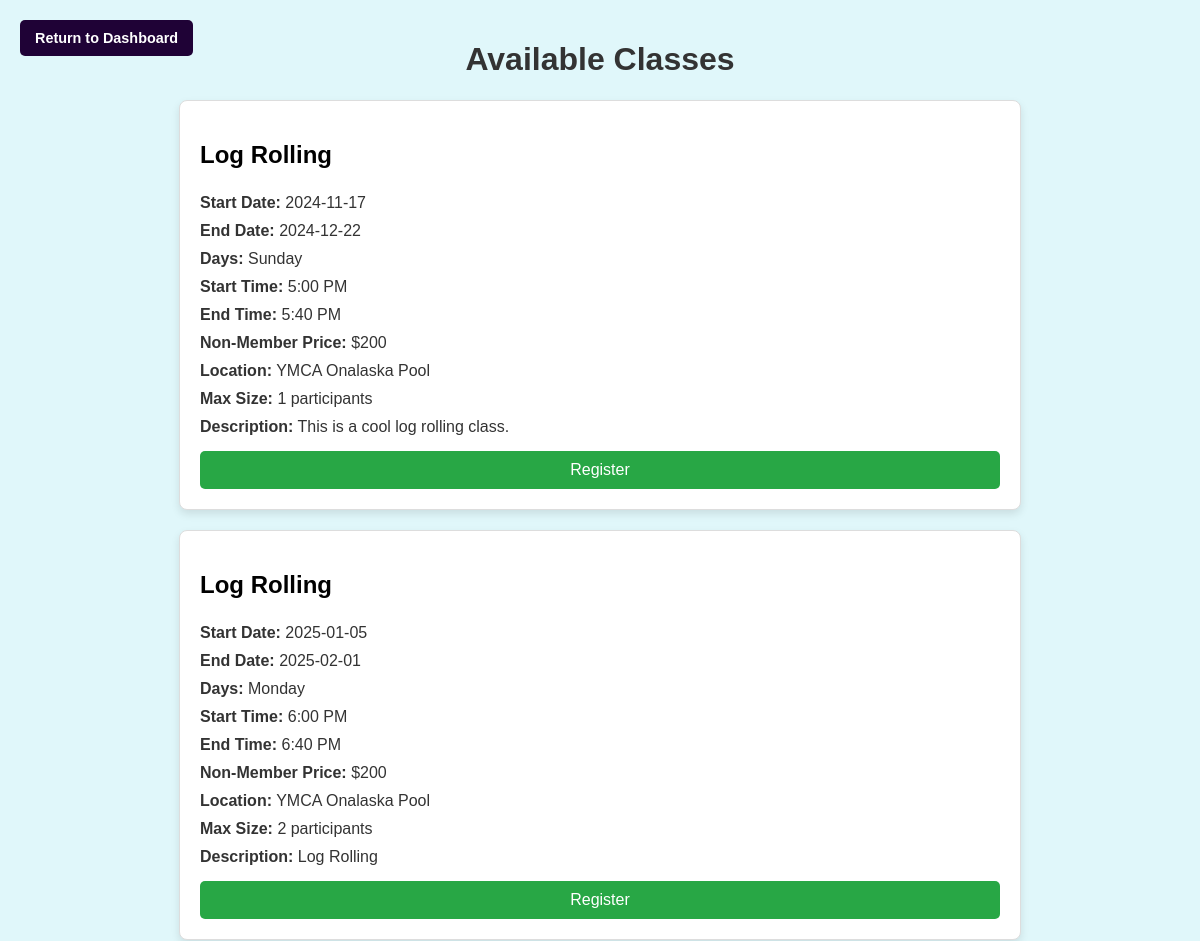
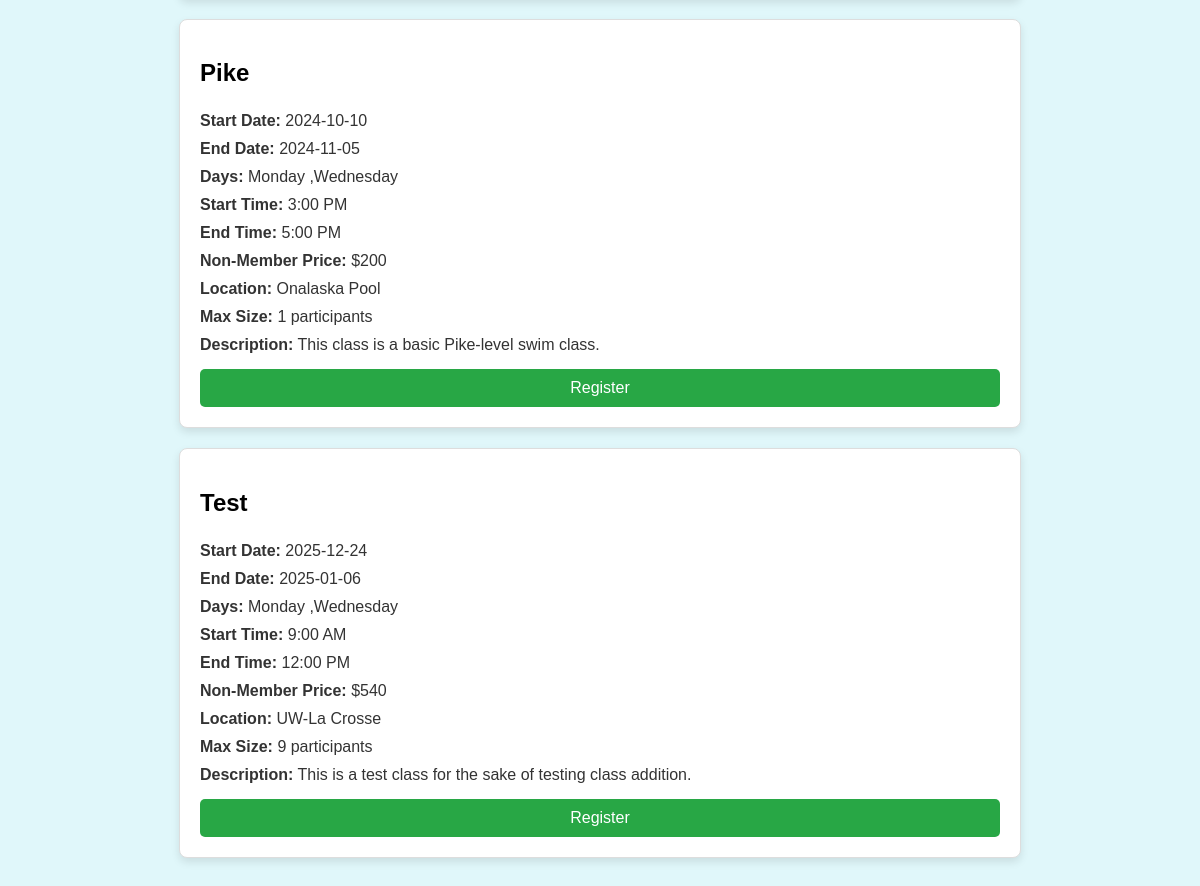
The app's page /register_classes.php with its own data (2 pictures, top to bottom).
### tables this page shows
CREATE TABLE Classes (ClassID INTEGER PRIMARY KEY AUTOINCREMENT NOT NULL UNIQUE, Name TEXT NOT NULL, StartDate TEXT NOT NULL, EndDate TEXT NOT NULL, Days TEXT NOT NULL, StartTime TEXT NOT NULL, EndTime TEXT NOT NULL, Price INTEGER NOT NULL, MemPrice INTEGER NOT NULL, Location TEXT NOT NULL, Style TEXT, MaxSize INTEGER, Description TEXT NOT NULL, Prerequisites TEXT);

### register_classes.php (the view, shortened to what this page needs)
<?php
include 'db_connection.php';
$role = $_SESSION['Role'];
$class_list = $pdo->query("
    SELECT ClassID, Name, StartDate, EndDate, Days, StartTime, EndTime, Price, MemPrice, Location, MaxSize, Description
    FROM Classes
    ORDER BY Name ASC
");
$classes = $class_list->fetchAll(PDO::FETCH_ASSOC);
?>
<!DOCTYPE html>
<html lang="en">
<head>
</head>
<body>
    <a href="dashboard.php" class="dashboard-button">Return to Dashboard</a>
    <h1>Available Classes</h1>
    <div class="classes-container">
        <?php foreach ($classes as $class): ?>
            <div class="class-container">
                <h2><?php echo htmlspecialchars($class['Name']); ?></h2>
                <p class="class-details"><strong>Start Date:</strong> <?php echo htmlspecialchars($class['StartDate']); ?></p>
                <p class="class-details"><strong>End Date:</strong> <?php echo htmlspecialchars($class['EndDate']); ?></p>
                <p class="class-details"><strong>Days:</strong> <?php echo htmlspecialchars($class['Days']); ?></p>
                <p class="class-details"><strong>Start Time:</strong> <?php echo htmlspecialchars($class['StartTime']); ?></p>
                <p class="class-details"><strong>End Time:</strong> <?php echo htmlspecialchars($class['EndTime']); ?></p>
                <?php if ($role == 'MEM'): ?>
                    <p class="class-details"><strong>Member Price:</strong> $<?php echo htmlspecialchars($class['MemPrice']); ?></p>
                <?php else: ?>
                    <p class="class-details"><strong>Non-Member Price:</strong> $<?php echo htmlspecialchars($class['Price']); ?></p>
                <?php endif; ?>
                <p class="class-details"><strong>Location:</strong> <?php echo htmlspecialchars($class['Location']); ?></p>
                <p class="class-details"><strong>Max Size:</strong> <?php echo htmlspecialchars($class['MaxSize']); ?> participants</p>
                <p class="class-details"><strong>Description:</strong> <?php echo htmlspecialchars($class['Description']); ?></p>
                <form action="process_registration.php" method="POST">
                    <input type="submit" value="Register" class="register-button">
                </form>
            </div>
        <?php endforeach; ?>
    </div>
</body>
</html>

### register_classes.php (style rules this page uses)
body { background-color: #e0f7fa; font-family: Arial, sans-serif; margin: 0; padding: 20px; display: flex; justify-content: center; align-items: flex-start; flex-direction: column; }
h1 { text-align: center; color: #333; width: 100%; }
.classes-container { display: flex; flex-direction: column; align-items: center; width: 100%; max-width: 800px; margin: 0 auto; }
.class-container { width: 100%; margin-bottom: 20px; padding: 20px; border: 1px solid #ddd; border-radius: 8px; background-color: #ffffff; box-shadow: 0px 4px 8px rgba(0, 0, 0, 0.1); }
.class-details { margin: 0; padding: 5px 0; color: #333; }
.register-button { margin-top: 10px; padding: 10px 15px; background-color: #28a745; color: #fff; border: none; border-radius: 5px; cursor: pointer; width: 100%; font-size: 1rem; }
.dashboard-button { position: fixed; top: 20px; left: 20px; padding: 10px 15px; background-color: #1f0236; color: #fff; border: none; border-radius: 5px; font-size: 0.9rem; text-decoration: none; font-weight: bold; transition: background-color 0.3s; }

### records on screen
classes: Name "Log Rolling", StartDate "2024-11-17", EndDate "2024-12-22", Days "Sunday", StartTime "5:00 PM", EndTime "5:40 PM", Price "200", Location "YMCA Onalaska Pool", MaxSize "1", Description "This is a cool log rolling class."
classes: Name "Log Rolling", StartDate "2025-01-05", EndDate "2025-02-01", Days "Monday", StartTime "6:00 PM", EndTime "6:40 PM", Price "200", Location "YMCA Onalaska Pool", MaxSize "2", Description "Log Rolling"
classes: Name "Pike", StartDate "2024-10-10", EndDate "2024-11-05", Days "Monday ,Wednesday", StartTime "3:00 PM", EndTime "5:00 PM", Price "200", Location "Onalaska Pool", MaxSize "1", Description "This class is a basic Pike-level swim class."
classes: Name "Test", StartDate "2025-12-24", EndDate "2025-01-06", Days "Monday ,Wednesday", StartTime "9:00 AM", EndTime "12:00 PM", Price "540", Location "UW-La Crosse", MaxSize "9", Description "This is a test class for the sake of testing class addition."
